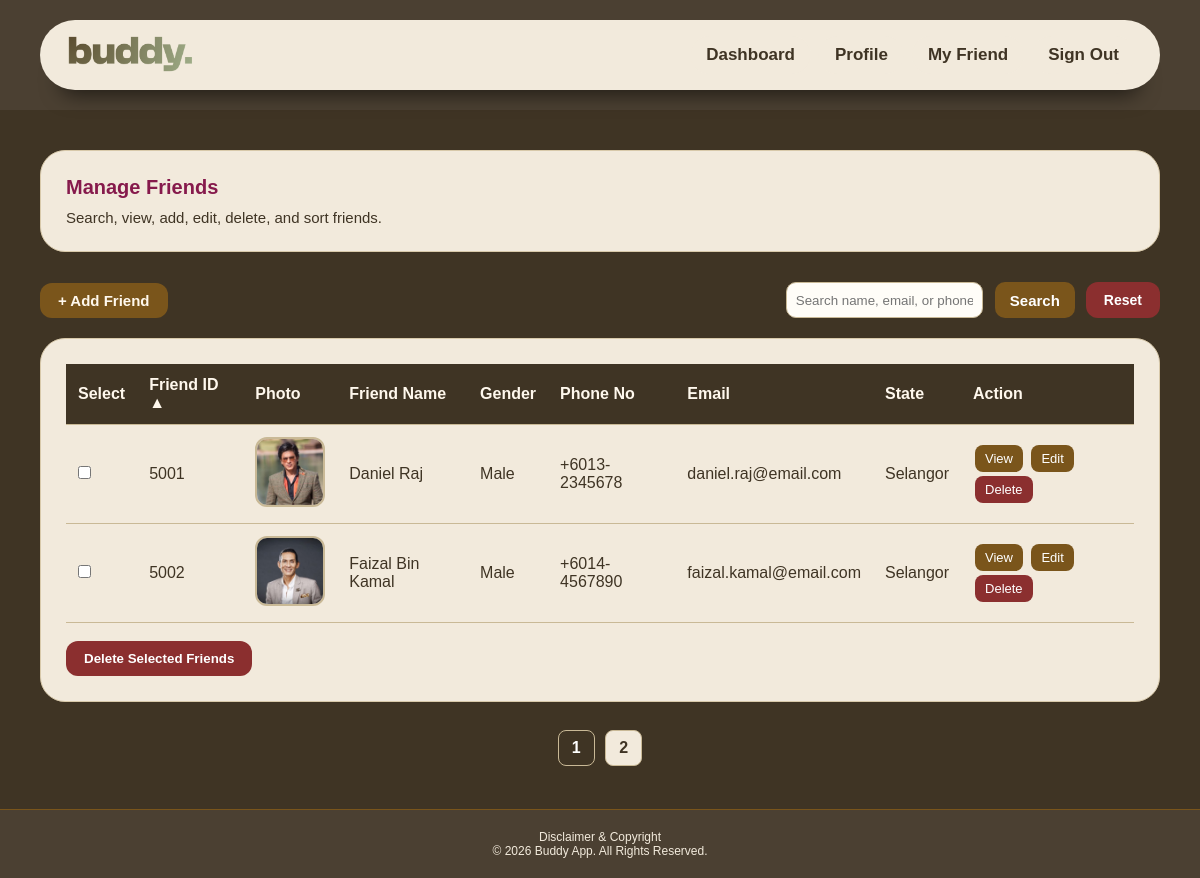
The page /user/friends_list.php (signed in) on the database its author committed.
### tables this page shows
CREATE TABLE `friends` (
  `friend_id` int(11) NOT NULL,
  `user_id` int(11) NOT NULL,
  `photo` varchar(255) DEFAULT NULL,
  `friend_name` varchar(100) NOT NULL,
  `gender` enum('Male','Female') NOT NULL,
  `phone_no` varchar(20) DEFAULT NULL,
  `email` varchar(100) DEFAULT NULL,
  `address1` varchar(150) DEFAULT NULL,
  `address2` varchar(150) DEFAULT NULL,
  `address3` varchar(150) DEFAULT NULL,
  `address4` varchar(100) DEFAULT NULL
);

### user/friends_list.php (the view, shortened to what this page needs)
<?php
include "../database/dbconn.php";
$user_id = $_SESSION['user_id'];
$limit = 2;
$keyword = $_GET['keyword'] ?? "";
$search = "%" . $keyword . "%";
$sort = $_GET['sort'] ?? "friend_id";
$order = $_GET['order'] ?? "ASC";
function sort_link($column, $label, $current_sort, $current_order, $keyword) {
    if ($current_sort == $column && $current_order == "ASC") {
        $next_order = "DESC";
    } else {
        $next_order = "ASC";
    }
    $arrow = "";
    if ($current_sort == $column) {
        $arrow = ($current_order == "ASC") ? " ▲" : " ▼";
    }
    return '<a class="sort-link" href="friends_list.php?sort=' . $column .
           '&order=' . $next_order .
           '&keyword=' . urlencode($keyword) .
           '">' . $label . $arrow . '</a>';
}
$count_sql = "SELECT COUNT(*) AS total_rows
              FROM friends
              WHERE user_id = ? AND (friend_name LIKE ? OR email LIKE ? OR phone_no LIKE ?)";
$count_stmt = mysqli_prepare($conn, $count_sql);
mysqli_stmt_bind_param($count_stmt, "isss", $user_id, $search, $search, $search);
mysqli_stmt_execute($count_stmt);
$count_result = mysqli_stmt_get_result($count_stmt);
$count_row = mysqli_fetch_assoc($count_result);
$total_rows = $count_row['total_rows'];
$total_pages = ceil($total_rows / $limit);
if (!isset($_GET['page'])) {
    $page_number = 1;
} else {
    $page_number = (int)$_GET['page'];
}
$initial_page = ($page_number - 1) * $limit;
$sql = "SELECT * FROM friends
        WHERE user_id = ? AND (friend_name LIKE ? OR email LIKE ? OR phone_no LIKE ?)
        ORDER BY $sort $order
        LIMIT ? OFFSET ?";
$stmt = mysqli_prepare($conn, $sql);
mysqli_stmt_bind_param($stmt, "isssii", $user_id, $search, $search, $search, $limit, $initial_page);
mysqli_stmt_execute($stmt);
$result = mysqli_stmt_get_result($stmt);
?>
<!DOCTYPE html>
<html lang="en">
<head>
    <link rel="stylesheet" href="../assets/css/style.css?v=9">
</head>
<body class="dashboard-body">
    <?php include "../header.php"; ?>
    <main class="dashboard-main">
        <section class="welcome-box">
            <h1>Manage Friends</h1>
            <p>Search, view, add, edit, delete, and sort friends.</p>
        </section>
        <div class="admin-action-row">
            <a class="dashboard-btn" href="friend_add.php">+ Add Friend</a>
            <form class="search-form" action="friends_list.php" method="get">
                <input
                    type="text"
                    name="keyword"
                    placeholder="Search name, email, or phone"
                    value="<?php echo htmlspecialchars($keyword); ?>"
                >
                <button type="submit">Search</button>
                <a class="back-btn" href="friends_list.php">Reset</a>
            </form>
        </div>
        <section class="table-section">
            <form action="friends_list.php" method="post">
                <table class="admin-table">
                    <thead>
                        <tr>
                            <th>Select</th>
                            <th><?php echo sort_link("friend_id", "Friend ID", $sort, $order, $keyword); ?></th>
                            <th>Photo</th>
                            <th><?php echo sort_link("friend_name", "Friend Name", $sort, $order, $keyword); ?></th>
                            <th><?php echo sort_link("gender", "Gender", $sort, $order, $keyword); ?></th>
                            <th><?php echo sort_link("phone_no", "Phone No", $sort, $order, $keyword); ?></th>
                            <th><?php echo sort_link("email", "Email", $sort, $order, $keyword); ?></th>
                            <th><?php echo sort_link("address4", "State", $sort, $order, $keyword); ?></th>
                            <th>Action</th>
                        </tr>
                    </thead>
                    <tbody>
                        <?php if (mysqli_num_rows($result) > 0): ?>
                            <?php while ($row = mysqli_fetch_assoc($result)): ?>
                                <tr>
                                    <td>
                                        <input
                                            type="checkbox"
                                            name="selected_friends[]"
                                            value="<?php echo $row['friend_id']; ?>"
                                        >
                                    </td>
                                    <td><?php echo $row['friend_id']; ?></td>
                                    <td>
                                        <img src="../uploads/friends/<?php echo htmlspecialchars($row['photo'] ?? 'default.png'); ?>"
                                             class="friend-photo" alt="Photo">
                                    </td>
                                    <td><?php echo htmlspecialchars($row['friend_name']); ?></td>
                                    <td><?php echo htmlspecialchars($row['gender']); ?></td>
                                    <td><?php echo htmlspecialchars($row['phone_no']); ?></td>
                                    <td><?php echo htmlspecialchars($row['email']); ?></td>
                                    <td><?php echo htmlspecialchars($row['address4'] ?? '-'); ?></td>
                                    <td>
                                        <a class="small-btn" href="friend_view.php?id=<?php echo $row['friend_id']; ?>">
                                            View
                                        </a>
                                        <a class="small-btn" href="friend_edit.php?id=<?php echo $row['friend_id']; ?>">
                                            Edit
                                        </a>
                                        <a
                                            class="small-btn delete-btn"
                                            href="friend_delete.php?id=<?php echo $row['friend_id']; ?>"
                                            onclick="return confirm('Are you sure you want to delete this friend?');"
                                        >
                                            Delete
                                        </a>
                                    </td>
                                </tr>
                            <?php endwhile; ?>
                        <?php else: ?>
                            <tr>
                                <td colspan="9">No friends found.</td>
                            </tr>
                        <?php endif; ?>
                    </tbody>
                </table>
                <br>
                <button
                    type="submit"
                    name="delete_selected"
                    class="delete-selected-btn"
                    onclick="return confirm('Are you sure you want to delete selected friends?');"
                >
                    Delete Selected Friends
                </button>
            </form>
        </section>
        <?php if ($total_pages > 1): ?>
            <div class="pagination-box">
                <?php for ($page = 1; $page <= $total_pages; $page++): ?>
                    <a class="<?php echo ($page == $page_number) ? 'active-page' : ''; ?>"
                       href="friends_list.php?page=<?php echo $page; ?>&keyword=<?php echo urlencode($keyword); ?>&sort=<?php echo $sort; ?>&order=<?php echo $order; ?>">
                        <?php echo $page; ?>
                    </a>
                <?php endfor; ?>
            </div>
        <?php endif; ?>
    </main>
    <?php include "../footer.php"; ?>
</html>

### assets/css/style.css (style rules this page uses)
* { margin: 0; padding: 0; box-sizing: border-box; font-family: Arial, Helvetica, sans-serif; }
html, body { height: 100%; scrollbar-width: none; -ms-overflow-style: none; }
body { min-height: 100vh; background-color: #3f3424; }
.dashboard-body { background-color: #3f3424; min-height: 100vh; display: flex; flex-direction: column; }
.dashboard-main { padding: 40px; flex: 1; }
.welcome-box { background-color: #f2eadc; padding: 25px; border-radius: 25px; margin-bottom: 30px; color: #3f3424; border: 1px solid #d8c9aa; }
.welcome-box h1 { font-size: 20px; color: #861a4c; }
.welcome-box p { font-size: 15px; margin-top: 10px; }
.admin-action-row { display: flex; justify-content: space-between; align-items: center; margin-bottom: 20px; }
.dashboard-btn { display: inline-block; text-decoration: none; background-color: #7a551b; color: #fff8ed; padding: 9px 18px; border-radius: 12px; font-weight: bold; font-size: 15px; border: none; cursor: pointer; }
.back-btn { display: inline-block; text-decoration: none; background-color: #8b2f2f; color: #ffffff; padding: 10px 18px; border-radius: 12px; font-weight: bold; margin-left: 3px; font-size: 14px; }
.small-btn { display: inline-block; text-decoration: none; background-color: #7a551b; color: #ffffff; padding: 6px 10px; border-radius: 8px; font-size: 13px; margin: 2px; }
.delete-btn { background-color: #8b2f2f; }
.delete-selected-btn { background-color: #8b2f2f; color: #ffffff; padding: 10px 18px; border-radius: 12px; border: none; font-weight: bold; cursor: pointer; }
.search-form { display: flex; gap: 8px; }
.search-form input { padding: 9px; border-radius: 10px; border: 1px solid #c9b996; background-color: #fffdf8; color: #3f3424; }
.search-form button { padding: 9px 15px; border-radius: 10px; border: none; background-color: #7a551b; color: #ffffff; font-weight: bold; font-size: 15px; cursor: pointer; margin-left: 4px; }
.table-section { background-color: #f2eadc; padding: 25px; border-radius: 25px; color: #3f3424; border: 1px solid #d8c9aa; overflow-x: auto; }
.admin-table { width: 100%; border-collapse: collapse; }
.admin-table th, .admin-table td { padding: 12px; border-bottom: 1px solid #c9b996; text-align: left; }
.admin-table th { background-color: #3f3424; color: #fff8ed; }
.sort-link { color: #fff8ed; text-decoration: none; font-weight: bold; }
.pagination-box { margin-top: 25px; text-align: center; }
.pagination-box a { display: inline-block; text-decoration: none; background-color: #f2eadc; color: #3f3424; padding: 8px 13px; margin: 3px; border-radius: 8px; font-weight: bold; border: 1px solid #c9b996; }
.pagination-box .active-page { background-color: #3f3424; color: #ffffff; }
.friend-photo { width: 70px; height: 70px; object-fit: cover; border-radius: 12px; border: 2px solid #c9b996; }
.small-btn.delete-btn { background-color: #8b2f2f; color: #ffffff; }

### rows shown on the page
friends: friend_id "5001", photo (picture), friend_name "Daniel Raj", gender "Male", phone_no "+6013-2345678", email "daniel.raj@email.com", address4 "Selangor"
friends: friend_id "5002", photo (picture), friend_name "Faizal Bin Kamal", gender "Male", phone_no "+6014-4567890", email "faizal.kamal@email.com", address4 "Selangor"

### other values the page prints
$label "Friend ID Friend Name Gender Phone No Email State"
$arrow "▲"
